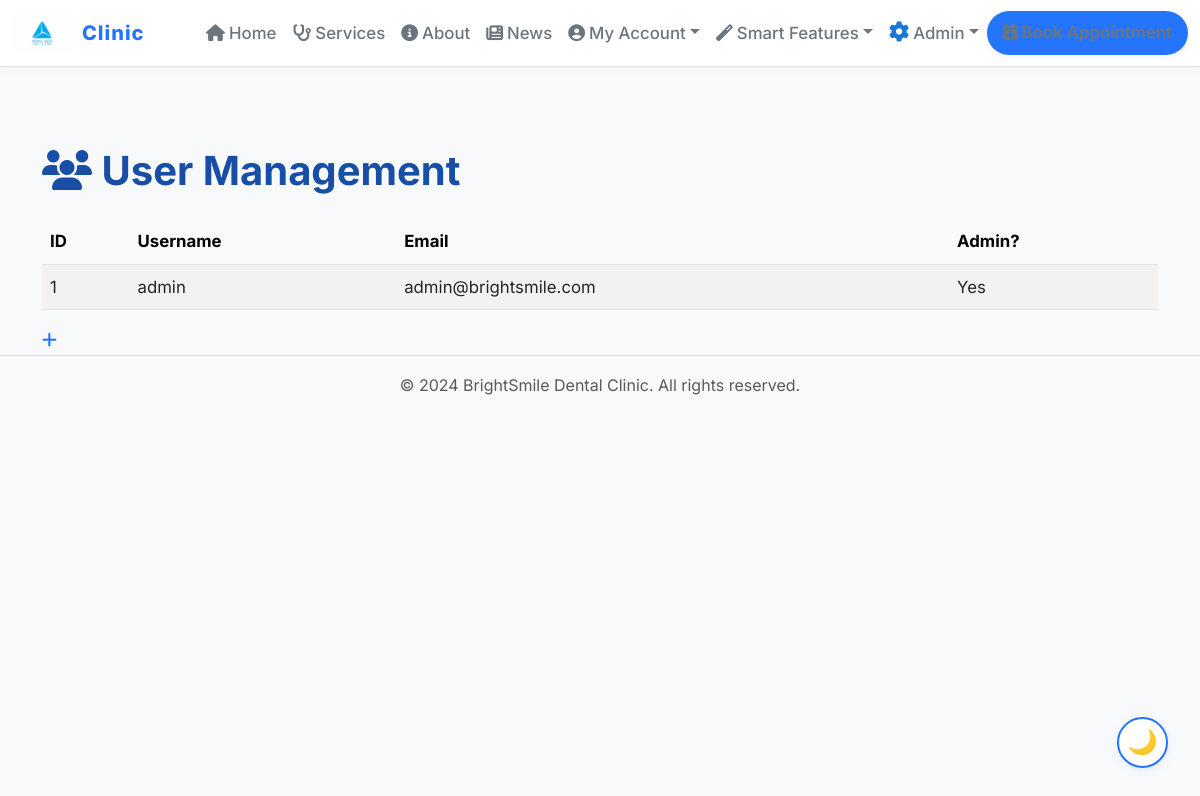
The app's page /admin/users (signed in) with its own data.
### app/models.py (models this page shows, shortened)
class TimestampMixin:
    created_at = db.Column(db.DateTime, default=datetime.utcnow)
    updated_at = db.Column(db.DateTime, default=datetime.utcnow, onupdate=datetime.utcnow)

class SoftDeleteMixin:
    is_deleted = db.Column(db.Boolean, default=False)
    deleted_at = db.Column(db.DateTime, nullable=True)

class User(db.Model, UserMixin, TimestampMixin, SoftDeleteMixin):
    id = db.Column(db.Integer, primary_key=True)
    username = db.Column(db.String(80), unique=True, nullable=False, index=True)
    email = db.Column(db.String(120), unique=True, nullable=False, index=True)
    password_hash = db.Column(db.String(128), nullable=False)
    first_name = db.Column(db.String(50), nullable=False)
    last_name = db.Column(db.String(50), nullable=False)
    phone = db.Column(db.String(20), nullable=True)
    date_of_birth = db.Column(db.Date, nullable=True)
    address = db.Column(db.Text, nullable=True)
    emergency_contact = db.Column(db.String(100), nullable=True)
    emergency_phone = db.Column(db.String(20), nullable=True)
    medical_conditions = db.Column(db.Text, nullable=True)  # JSON string
    allergies = db.Column(db.Text, nullable=True)  # JSON string
    medications = db.Column(db.Text, nullable=True)  # JSON string
    insurance_provider = db.Column(db.String(100), nullable=True)
    insurance_number = db.Column(db.String(50), nullable=True)
    is_admin = db.Column(db.Boolean, default=False)
    is_active = db.Column(db.Boolean, default=True)
    email_verified = db.Column(db.Boolean, default=False)
    verification_token = db.Column(db.String(100), unique=True, nullable=True)
    reset_token = db.Column(db.String(100), unique=True, nullable=True)
    reset_token_expiry = db.Column(db.DateTime, nullable=True)
    last_login = db.Column(db.DateTime, nullable=True)
    failed_login_attempts = db.Column(db.Integer, default=0)
    account_locked_until = db.Column(db.DateTime, nullable=True)
    profile_picture = db.Column(db.String(255), nullable=True)
    preferred_language = db.Column(db.String(10), default='en')
    timezone = db.Column(db.String(50), default='UTC')
    gender = db.Column(db.String(10))
    appointments = db.relationship('Appointment', backref='user', lazy=True)
    medical_records = db.relationship('MedicalRecord', backref='user', lazy=True)
    dental_history = db.relationship('DentalHistory', backref='user', lazy=True)
    notifications = db.relationship('Notification', backref='user', lazy=True)
    audit_logs = db.relationship('AuditLog', backref='user', lazy=True)
    __table_args__ = (
        Index('idx_user_email_username', 'email', 'username'),
        Index('idx_user_active', 'is_active', 'is_deleted'),
        Index('idx_user_is_admin', 'is_admin'),
    )

### app/routes.py (the view)
@bp.route('/admin/users')
@login_required
def admin_users():
    if not current_user.is_admin:
        flash('Admin access required!', 'error')
        return redirect(url_for('main.home'))
    users = User.query.order_by(User.created_at.desc()).all()
    return render_template('admin_users.html', users=users)

### templates/admin_users.html (shortened to what this page needs)
{% extends "base.html" %}
{% block head %}
    <link rel="stylesheet" href="{{ url_for('static', filename='admin.css') }}">
{% endblock %}
{% block content %}
<div class="container admin-users">
    <h1 class="admin-users-title mb-4"><i class="fas fa-users"></i> User Management</h1>
    <div class="table-responsive">
        <table class="table admin-users-table table-striped table-hover align-middle">
            <thead class="table-light">
                <tr>
                    <th>ID</th>
                    <th>Username</th>
                    <th>Email</th>
                    <th>Admin?</th>
                </tr>
            </thead>
            <tbody>
                {% if users is iterable and users|length > 0 %}
                    {% for user in users %}
                    <tr>
                        <td>{{ user.id|default('') }}</td>
                        <td>{{ user.username|default('') }}</td>
                        <td>{{ user.email|default('') }}</td>
                        <td>{{ 'Yes' if user.is_admin else 'No' }}</td>
                    </tr>
                    {% endfor %}
                {% else %}
                    <tr><td colspan="4" class="text-muted">No users found.</td></tr>
                {% endif %}
            </tbody>
        </table>
    </div>
    <a href="#" class="fab btn-admin" title="Add User"><i class="fas fa-plus"></i></a>
</div>
{% endblock %}

### app/static/modern-style.css (style rules this page uses)
:root { --primary: #2575fc; --primary-dark: #174ea6; --secondary: #38a3f1; --background: #f8f9fa; --surface: #fff; --text: #222; --muted: #6c757d; --border: #e0e0e0; --success: #28a745; --danger: #dc3545; --warning: #ffc107; --info: #17a2b8; --shadow: 0 4px 24px rgba(37,117,252,0.13); --radius: 1rem; --transition: 0.2s cubic-bezier(.4,0,.2,1); --font-main: 'Inter', 'Roboto', Arial, sans-serif; }
body { background: linear-gradient(135deg, #f8f9fa 0%, #e3f0ff 100%); min-height: 100vh; transition: background 0.7s; }
h1, h2, h3, h4, h5, h6 { font-family: var(--font-main); font-weight: 700; color: var(--primary-dark); }

### app/static/style.css (style rules this page uses)
body { background: var(--background, #f8f9fa); color: var(--text, #222); font-family: var(--font-main, 'Inter', 'Roboto', Arial, sans-serif); font-size: 1.05rem; line-height: 1.7; }
h1, h2, h3, h4, h5, h6 { font-family: var(--font-main, 'Inter', 'Roboto', Arial, sans-serif); font-weight: 700; color: var(--primary-dark, #174ea6); }
a { color: var(--primary, #2575fc); text-decoration: none; transition: color 0.2s; }

### records on screen
User: id "1", username "admin", email "admin@brightsmile.com", is_admin "Yes"

### other values on screen
{{ current_year|default(2024) }} "2024"
